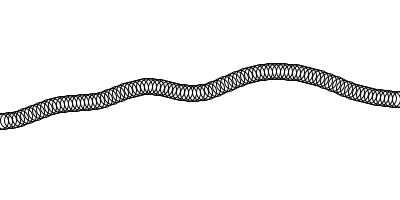
Frame 1 (no input)
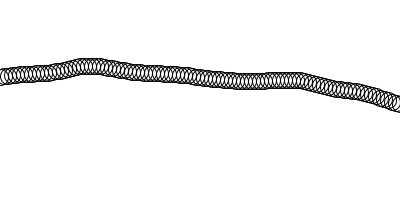
Frame 60 (the mouse pressed at the canvas centre just before this capture)
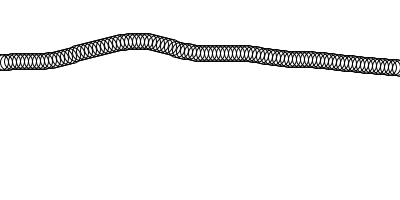
Frame 120 (the mouse held since frame 60 and released just before this capture)

The Processing sketch that drew these frames (run headless with seeded random() and noise(); from frame 60 on, the mouse is pressed at the canvas centre):

// Processing sketch: ex_3_9
// ── ex_3_9.pde
float startAngle = 0;
float angleVel = 0.1;
float angleIncrement = .01;

void setup() {
  smooth();
  size(400,200);
}

void draw() {
  background(255);
  
  float angle = startAngle;
  
  for (int x = 0; x <= width; x+= 4) {
    float y = map(noise(angle), 0, 1, 0, height);
    stroke(0);
    noFill();
    ellipse(x, y, 16, 16);
    angle += angleIncrement;
  }
  
  startAngle += angleVel;
}
